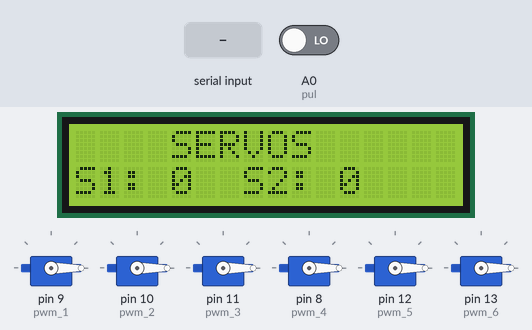
The sketch below on a simulated Arduino Uno, built with avr-gcc and run on an emulated ATmega328P. On the bench: 6 × servo, 16×2 character LCD. Inputs (shaded band) come from the test bench; at power-on: A0 (pul) LOW. What the sketch prints to the serial monitor is not drawn.

Above: at 1.2 s.
1.3 s: "-" received over Serial
Timing chart, 0 to 4.3 s (numbered marks = the images above; inputs shaded):
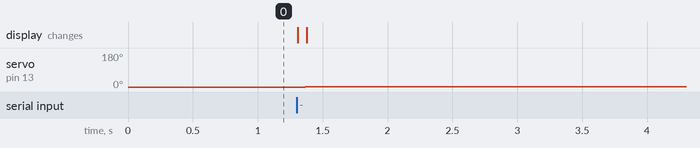

Measured:
- after the input at 1.3 s, servo on pin 13 (pwm_6): 0° → 1° after 0.07 s

The sketch:

servos.ino
```cpp
#include <LiquidCrystal.h>
#include <Servo.h>

#define pwm_1 9
#define pwm_2 10
#define pwm_3 11
#define pwm_4 8
#define pwm_5 12
#define pwm_6 13
#define pul A0
#define dataLength 6

LiquidCrystal lcd(7,6,5,4,3,2);  //(rs,e,d4,d5,d6,d7)
Servo servo_1;
Servo servo_2;
Servo servo_3;
Servo servo_4;
Servo servo_5;
Servo servo_6;

String inputString = "";
bool stringComplete = false;
const char separator = ',';
uint8_t data[dataLength];   //[0-255,0-255,0-255]

uint8_t ang_1 = 0;
uint8_t ang_2 = 0;
uint8_t ang_3 = 0;
uint8_t ang_4 = 0;
uint8_t ang_5 = 0;
uint8_t ang_6 = 0;

uint8_t ang_ant_1 = 0;
uint8_t ang_ant_2 = 0;
uint8_t ang_ant_3 = 0;
uint8_t ang_ant_4 = 0;
uint8_t ang_ant_5 = 0;
uint8_t ang_ant_6 = 0;


uint8_t cont = 0;

void serialEvent(){
  while(Serial.available()){
    char inChar = (char)Serial.read();
    inputString += inChar;
    if(inChar == '-'){
      stringComplete = true;
    }
  }
}

void setup() {
  pinMode(pul,INPUT);

  servo_1.attach(pwm_1);
  servo_2.attach(pwm_2);
  servo_3.attach(pwm_3);
  servo_4.attach(pwm_4);
  servo_5.attach(pwm_5);
  servo_6.attach(pwm_6);

  servo_1.write(0);
  servo_2.write(0);
  servo_3.write(0);
  servo_4.write(0);
  servo_5.write(0);
  servo_6.write(0);

  Serial.begin(9600);

  lcd.begin(16,2);
  lcd.setCursor(4,0);
  lcd.print("SERVOS");
}

void loop() {
  if(stringComplete){
    for(uint8_t i = 0; i < dataLength; i++){
      uint8_t index = inputString.indexOf(separator);
      data[i] = inputString.substring(0,index).toInt();
      inputString = inputString.substring(index + 1);
    }

    ang_ant_1 = ang_1;
    ang_ant_2 = ang_2;
    ang_ant_3 = ang_3;
    ang_ant_1 = ang_4;
    ang_ant_2 = ang_5;
    ang_ant_3 = ang_6;

    ang_1 = data[0];
    ang_2 = data[1];
    ang_3 = data[3];
    ang_4 = data[4];
    ang_5 = data[5];
    ang_6 = data[6];

    Serial.println(String(ang_1) + ',' + String(ang_2) + ',' + String(ang_3) + ','+String(ang_4) + ',' + String(ang_5) + ',' + String(ang_6) + '-');

    lcd.clear();
    lcd.setCursor(4,0);
    lcd.print("SERVOS");

    inputString = "";
    stringComplete = false;

    for(uint8_t pos = ang_ant_1; pos <= ang_1; pos++){
      servo_1.write(pos);
      delay(10);
    }

     for(uint8_t pos = ang_ant_2; pos <= ang_2; pos++){
      servo_2.write(pos);
      delay(10);
    }

     for(uint8_t pos = ang_ant_3; pos <= ang_3; pos++){
      servo_3.write(pos);
      delay(10);
    }

      for(uint8_t pos = ang_ant_4; pos <= ang_4; pos++){
      servo_4.write(pos);
      delay(10);
    }

      for(uint8_t pos = ang_ant_5; pos <= ang_5; pos++){
      servo_5.write(pos);
      delay(10);
    }

      for(uint8_t pos = ang_ant_6; pos <= ang_6; pos++){
      servo_6.write(pos);
      delay(10);
    }

     for(uint8_t pos = ang_ant_1; pos > ang_1; pos--){
      servo_1.write(pos);
      delay(10);
    }

     for(uint8_t pos = ang_ant_2; pos > ang_2; pos--){
      servo_2.write(pos);
      delay(10);
    }

     for(uint8_t pos = ang_ant_3; pos > ang_3; pos--){
      servo_3.write(pos);
      delay(10);
    }

     for(uint8_t pos = ang_ant_4; pos > ang_1; pos--){
      servo_4.write(pos);
      delay(10);
    }

     for(uint8_t pos = ang_ant_5; pos > ang_2; pos--){
      servo_5.write(pos);
      delay(10);
    }

     for(uint8_t pos = ang_ant_6; pos > ang_3; pos--){
      servo_6.write(pos);
      delay(10);
    }


  }

  if(digitalRead(pul) == HIGH){
    while(digitalRead(pul)){}
    cont++;
    lcd.clear();
    lcd.setCursor(4,0);
    lcd.print("SERVOS");
  }
  switch(cont){
    case 0:
      lcd.setCursor(0,1);
      lcd.print("S1: ");
      lcd.print(ang_1);
      lcd.setCursor(7,1);
      lcd.print("S2: ");
      lcd.print(ang_2);
      break;

    case 1:
      lcd.setCursor(0,1);
      lcd.print("S3: ");
      lcd.print(ang_3);
      lcd.setCursor(7,1);
      lcd.print("S4: ");
      lcd.print(ang_4);
      break;

    case 2:
      lcd.setCursor(0,1);
      lcd.print("S5: ");
      lcd.print(ang_5);
      lcd.setCursor(7,1);
      lcd.print("S6: ");
      lcd.print(ang_6);
      break;


    case 3:
      cont = 0;
      break;
  }
}
```
